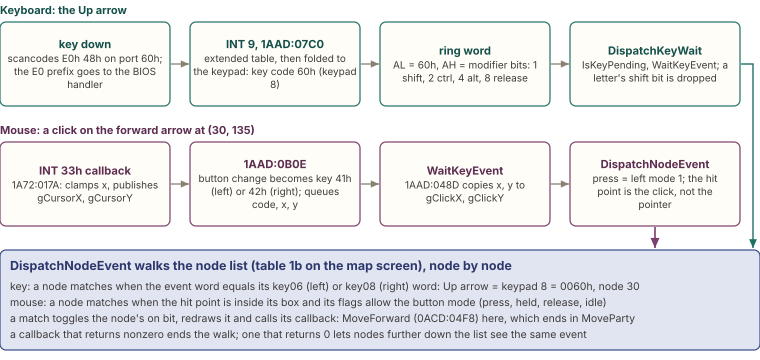

Here is the Python script that generated this plot:
import sys; sys.path.insert(0, '.')
from figlib import *

c = Canvas(760, 360)
BW, GAP = 170, 20
def lane(y, title, kind, boxes):
    c.text(0, y - 8, title, size=11, weight=700, color=PAL[kind][0])
    for i, (t, b) in enumerate(boxes):
        x = i * (BW + GAP)
        c.box(x, y, BW, 84, kind, t, [b], size=10, tsize=11.2, fill=CARD)
        if i < len(boxes) - 1:
            c.arrow([(x + BW + 1, y + 42), (x + BW + GAP - 1, y + 42)], color=GREY)
lane(22, "Keyboard: the Up arrow", "teal", [
    ("key down", "scancodes E0h 48h on port 60h; the E0 prefix goes to the BIOS handler"),
    ("INT 9, 1AAD:07C0", "extended table, then folded to the keypad: key code 60h (keypad 8)"),
    ("ring word", "AL = 60h, AH = modifier bits: 1 shift, 2 ctrl, 4 alt, 8 release"),
    ("DispatchKeyWait", "IsKeyPending, WaitKeyEvent; a letter's shift bit is dropped"),
])
lane(142, "Mouse: a click on the forward arrow at (30, 135)", "plum", [
    ("INT 33h callback", "1A72:017A: clamps x, publishes gCursorX, gCursorY"),
    ("1AAD:0B0E", "button change becomes key 41h (left) or 42h (right); queues code, x, y"),
    ("WaitKeyEvent", "1AAD:048D copies x, y to gClickX, gClickY"),
    ("DispatchNodeEvent", "press = left mode 1; the hit point is the click, not the pointer"),
])
# merge
c.rect(0, 250, 760, 100, fill=PAL["navy"][2], stroke=PAL["navy"][1], sw=1.2, rx=6)
c.text(10, 270, "DispatchNodeEvent walks the node list (table 1b on the map screen), node by node", size=12.5, weight=700, color=PAL["navy"][0])
lines = [
    "key: a node matches when the event word equals its key06 (left) or key08 (right) word: Up arrow = keypad 8 = 0060h, node 30",
    "mouse: a node matches when the hit point is inside its box and its flags allow the button mode (press, held, release, idle)",
    "a match toggles the node's on bit, redraws it and calls its callback: MoveForward (0ACD:04F8) here, which ends in MoveParty",
    "a callback that returns nonzero ends the walk; one that returns 0 lets nodes further down the list see the same event",
]
for i, l in enumerate(lines):
    c.text(10, 290 + i * 16, l, size=10.5, color=INK2)
c.arrow([(741, 64), (753, 64), (753, 248)], color=SOLID["teal"], sw=1.4)
c.arrow([(3 * (BW + GAP) + 85, 227), (3 * (BW + GAP) + 85, 248)], color=SOLID["plum"], sw=1.6)
c.save("figs/arc_input.svg")
